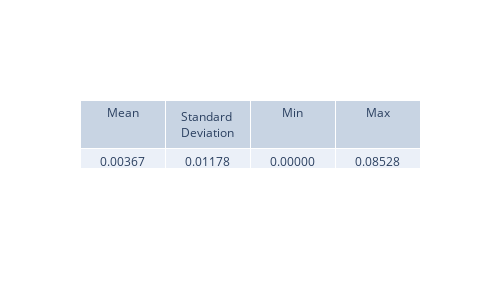

Write notebook code for a chart like this one.
### Code cell
plt.figure(figsize=(8, 6), dpi=200)
psi_sq_diff = np.abs(psi_sq - psi_sq_analytical)
view_metrics(psi_sq_diff)

plt.pcolormesh(x_values, t_values, psi_sq_diff.transpose(), shading="auto")
plt.colorbar(label='|psi(x,t)|^2')
plt.xlabel('x')
plt.ylabel('t')
plt.title('Absolute error of |psi|^2')
plt.show()

### Figure 1 — Plotly figure (JSON) as saved in the notebook; plotly's stock layout.template omitted (floating-point values rounded to 4 significant figures)
{"data": [{"cells": {"values": [["0.00367"], ["0.01178"], ["0.00000"], ["0.08528"]]}, "header": {"values": ["Mean", "Standard Deviation", "Min", "Max"]}, "type": "table"}], "layout": {"height": 300, "width": 500}}
